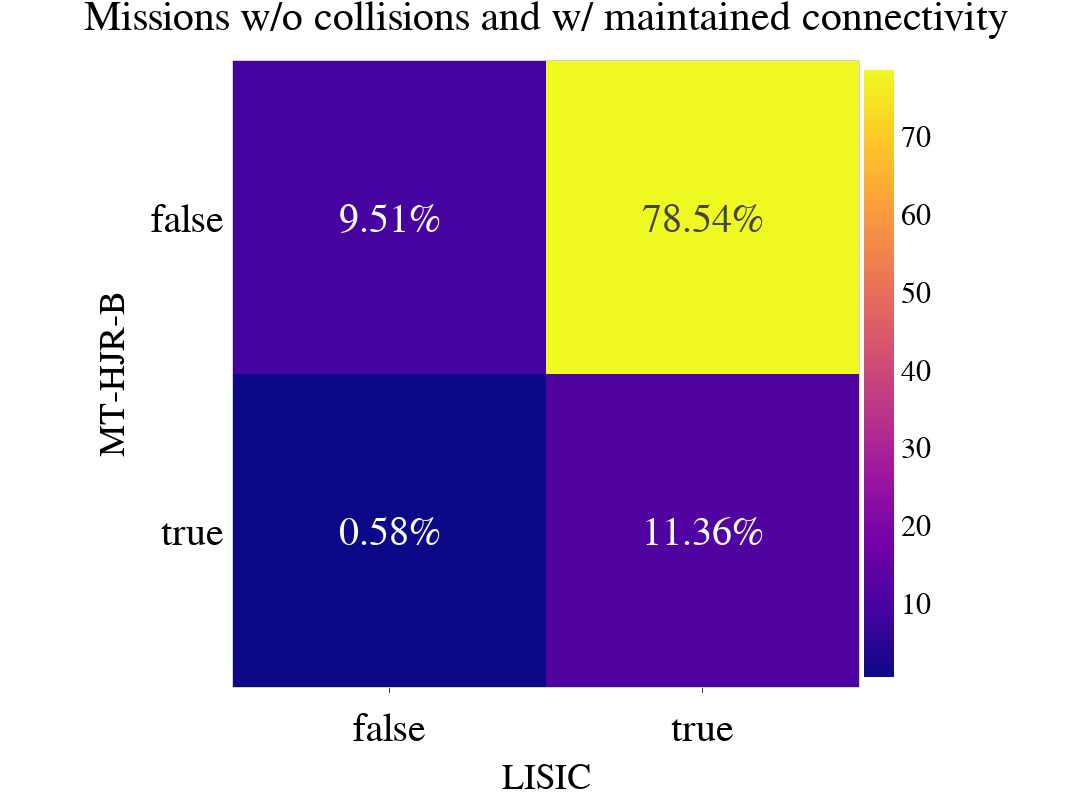

Write notebook code for a chart like this one.
### Markdown cell above
+ Connectivity and Collision maintenance performance

### Code cell
connect_objective_flocking = (metrics_hj_flocking["fiedler_min"]>1e-20) & (metrics_hj_flocking["Number_of_collision"] == 0)
connect_objective_hj_naive = (metrics_hj_naive["fiedler_min"]>1e-20) & (metrics_hj_naive["Number_of_collision"] == 0)
fig_flocking_maint = plot_confusion_matrix(connect_objective_hj_naive , connect_objective_flocking , 
    'MT-HJR-B', 'LISIC', title_name= 'Missions w/o collisions and w/ maintained connectivity')
fig_flocking_maint.write_image("flocking_conf_mat_HC.svg")

### Figure 1 — Plotly figure (JSON) as saved in the notebook; plotly's stock layout.template omitted (floating-point values rounded to 4 significant figures)
{"data": [{"coloraxis": "coloraxis", "hovertemplate": "LISIC: %{x}<br>MT-HJR-B: %{y}<br>color: %{z}<extra></extra>", "name": "0", "text": [[9.515, 78.54], [0.5825, 11.36]], "textfont": {"size": 40}, "texttemplate": "%{text:.2f}%", "type": "heatmap", "x": [false, true], "xaxis": "x", "y": [false, true], "yaxis": "y", "z": [[9.515, 78.54], [0.5825, 11.36]]}], "layout": {"coloraxis": {"colorbar": {"x": 0.83, "y": 0.5}, "colorscale": [[0, "#0d0887"], [0.1111, "#46039f"], [0.2222, "#7201a8"], [0.3333, "#9c179e"], [0.4444, "#bd3786"], [0.5556, "#d8576b"], [0.6667, "#ed7953"], [0.7778, "#fb9f3a"], [0.8889, "#fdca26"], [1, "#f0f921"]]}, "font": {"color": "black", "family": "Palatino", "size": 30}, "height": 800, "margin": {"t": 60}, "plot_bgcolor": "white", "title": {"text": "Missions w/o collisions and w/ maintained connectivity", "x": 0.5}, "width": 1200, "xaxis": {"anchor": "y", "constrain": "domain", "domain": [0, 1], "gridcolor": "lightgrey", "linecolor": "lightgrey", "mirror": true, "scaleanchor": "y", "showline": true, "tickfont": {"color": "black", "family": "Palatino", "size": 40}, "ticks": "outside", "title": {"text": "LISIC"}}, "yaxis": {"anchor": "x", "autorange": "reversed", "constrain": "domain", "domain": [0, 1], "gridcolor": "lightgrey", "linecolor": "lightgrey", "mirror": true, "showline": true, "tickfont": {"color": "black", "family": "Palatino", "size": 40}, "title": {"text": "MT-HJR-B"}}}}
